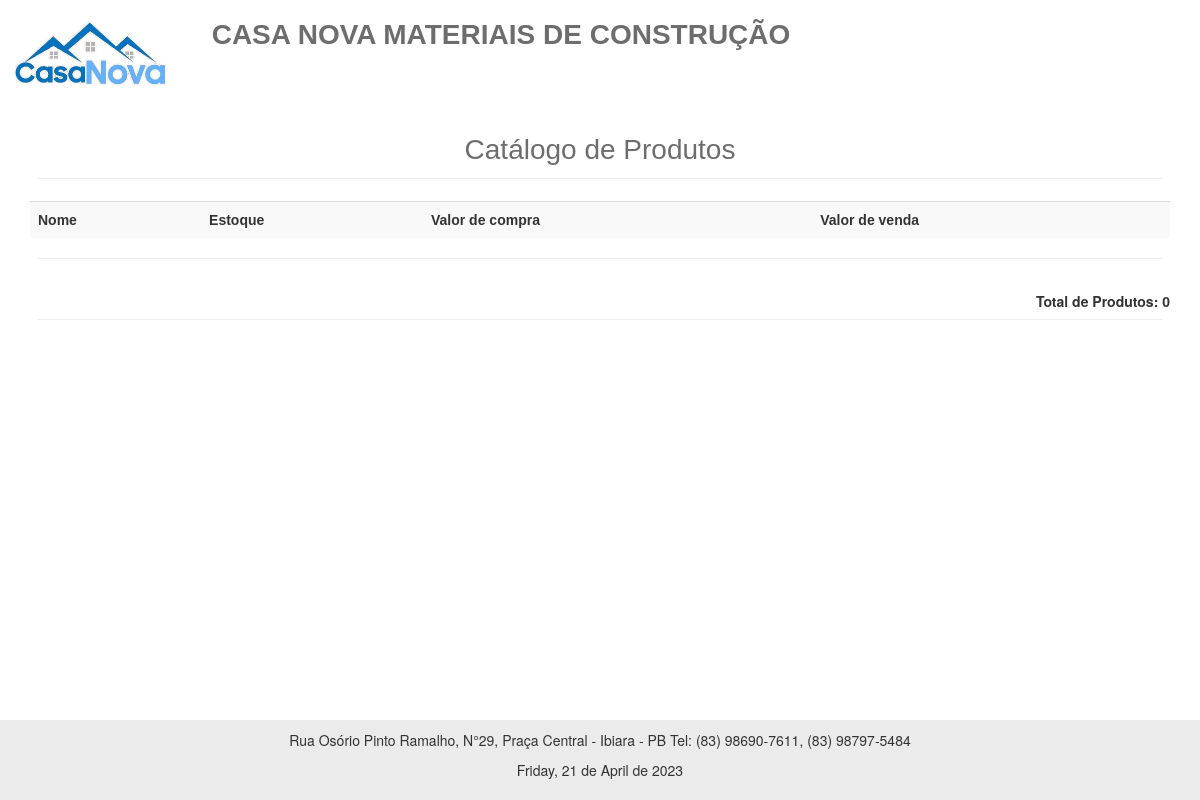
Page /rel/relProdutos.php on the earlier database version.
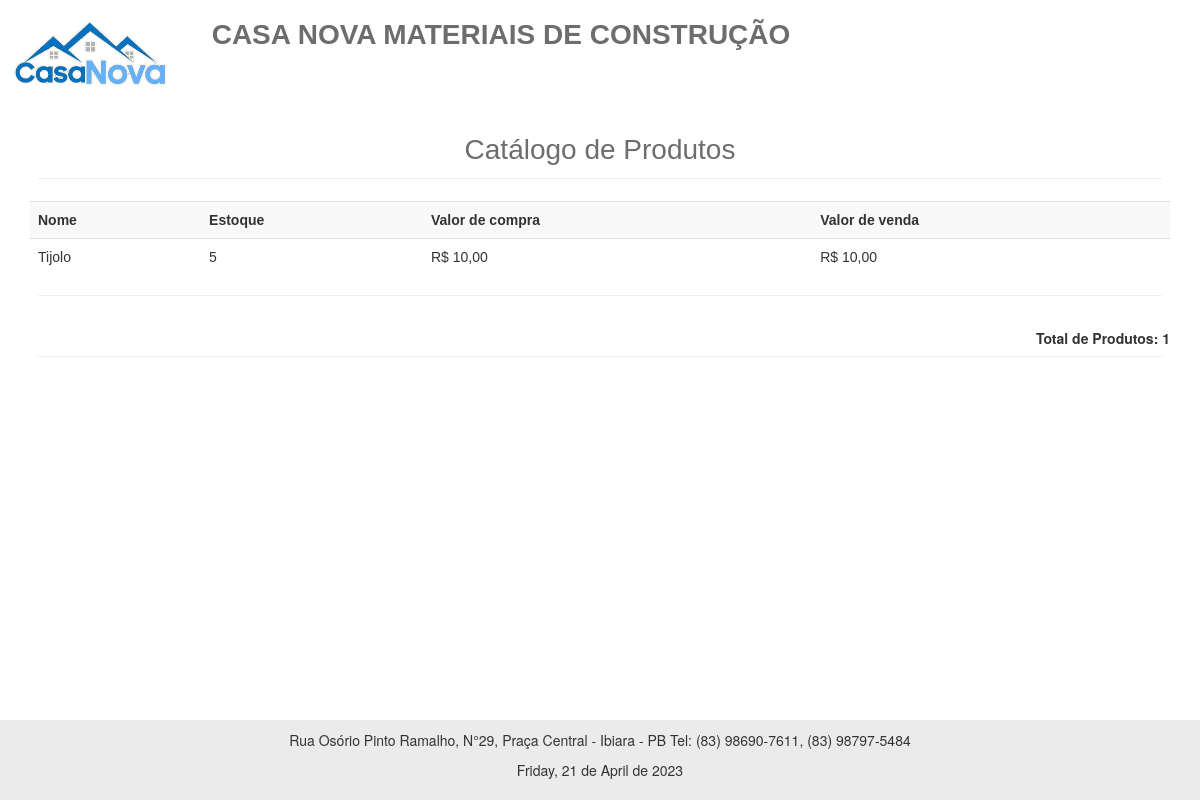
Same page on the later database version.
### tables this page shows
CREATE TABLE `produtos` (
  `id` int(11) NOT NULL,
  `codigo` varchar(50) NOT NULL,
  `nome` varchar(80) NOT NULL,
  `descricao` varchar(200) DEFAULT NULL,
  `estoque` int(11) NOT NULL,
  `valor_compra` decimal(8,2) NOT NULL,
  `valor_venda` decimal(8,2) NOT NULL,
  `fornecedor` int(11) NOT NULL,
  `categoria` int(11) NOT NULL,
  `foto` varchar(120) DEFAULT NULL
);

### config.php (called while the page is built, shortened)
<?php
$nome_sistema = "Casa Nova Materiais de ConstruÇÃo";
$url_sistema = "http://localhost/pdv/";
$telefone_sistema = "(83) 98690-7611, (83) 98797-5484";
$endereco_sistema = "Rua Osório Pinto Ramalho, N°29, Praça Central - Ibiara - PB";
?>

### rel/relProdutos.php (the view, shortened to what this page needs)
<?php
require_once("../conexao.php");
$data_hoje = utf8_encode(strftime('%A, %d de %B de %Y', strtotime('today')));
?>
<!DOCTYPE html>
<html>
	<head>
		<link rel="stylesheet" href="https://maxcdn.bootstrapcdn.com/bootstrap/3.3.7/css/bootstrap.min.css">
	</head>
	<body>
		<div class="cabecalho">
				<div class="row titulos">
					<div class="col-sm-2 esquerda_float image">
						<img src="<?php echo $url_sistema ?>/imagem/logo.jpg" width="157px">
					</div>
					<div class="col-sm-10 esquerda_float">
						<h6 class="titulo"><b><?php echo strtoupper($nome_sistema) ?></b></h6>
					</div>
				</div>
		</div>
		<div class="container">
			<div align="center">
				<span class="titulorel">Catálogo de Produtos</span>
			</div>
			<hr>
	<table class='table' width='100%'  cellspacing='0' cellpadding='3'>
				<tr bgcolor='#f9f9f9' >
					<th>Nome</th>
					<th>Estoque</th>
					<th>Valor de compra</th>
					<th>Valor de venda</th>
				</tr>
				<?php
					$query = $pdo->query("SELECT * FROM produtos order by id desc");
					$res = $query->fetchAll(PDO::FETCH_ASSOC);
					$totalItens = @count($res);
					for ($i=0; $i < @count($res); $i++) {
						$nome = $res[$i]['nome'];
						$valor_compra = $res[$i]['valor_compra'];
						$valor_venda = $res[$i]['valor_venda'];
						$estoque = $res[$i]['estoque'];
						$valor_compra = number_format($valor_compra, 2, ',', '.');
						$valor_venda = number_format($valor_venda, 2, ',', '.');
					?>
					<tr>
						<td><?php echo $nome ?> </td>
						<td><?php echo $estoque ?> </td>
						<td>R$ <?php echo $valor_compra ?> </td>
						<td>R$ <?php echo $valor_venda ?> </td>
					</tr>
				<?php } ?>
			</table>
			<hr>
			<div class="row margem-superior">
				<div class="col-md-12">
					<div class="" align="right">
						<b>Total de Produtos: <?php echo $totalItens ?></b>
					</div>
				</div>
			</div>
			<hr>
		</div>
		<div class="footer">
			<p style="font-size:14px" align="center"><?php echo $endereco_sistema . ' Tel: '.$telefone_sistema  ?></p>
			<p style="font-size:14px" align="center"><?php echo $data_hoje ?></p>
		</div>
	</body>
</html>

Differences in the rows shown:
added produtos: nome "Tijolo", estoque "5", valor_compra "10,00", valor_venda "10,00"
Other differences:
$totalItens: "0" → "1"
